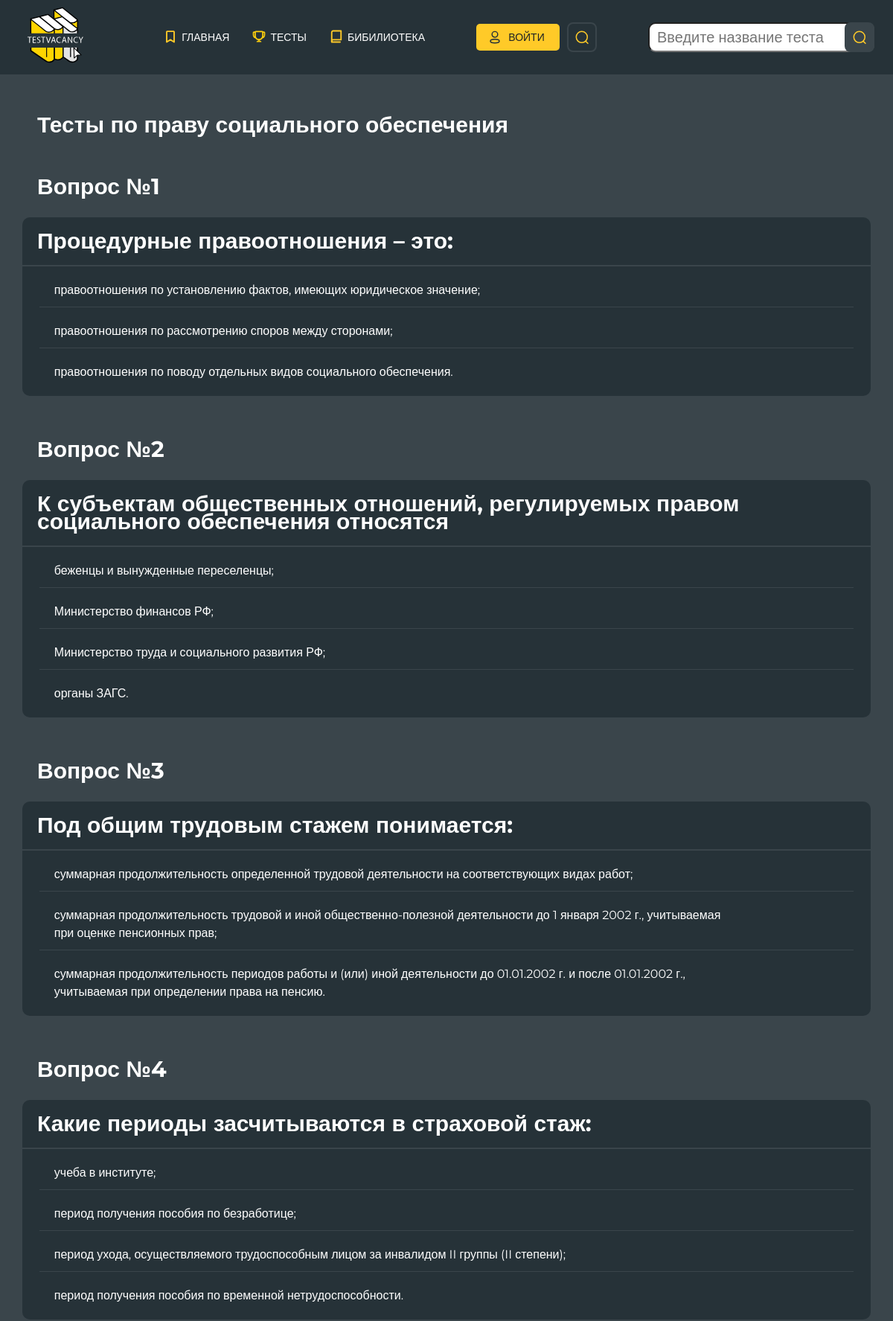
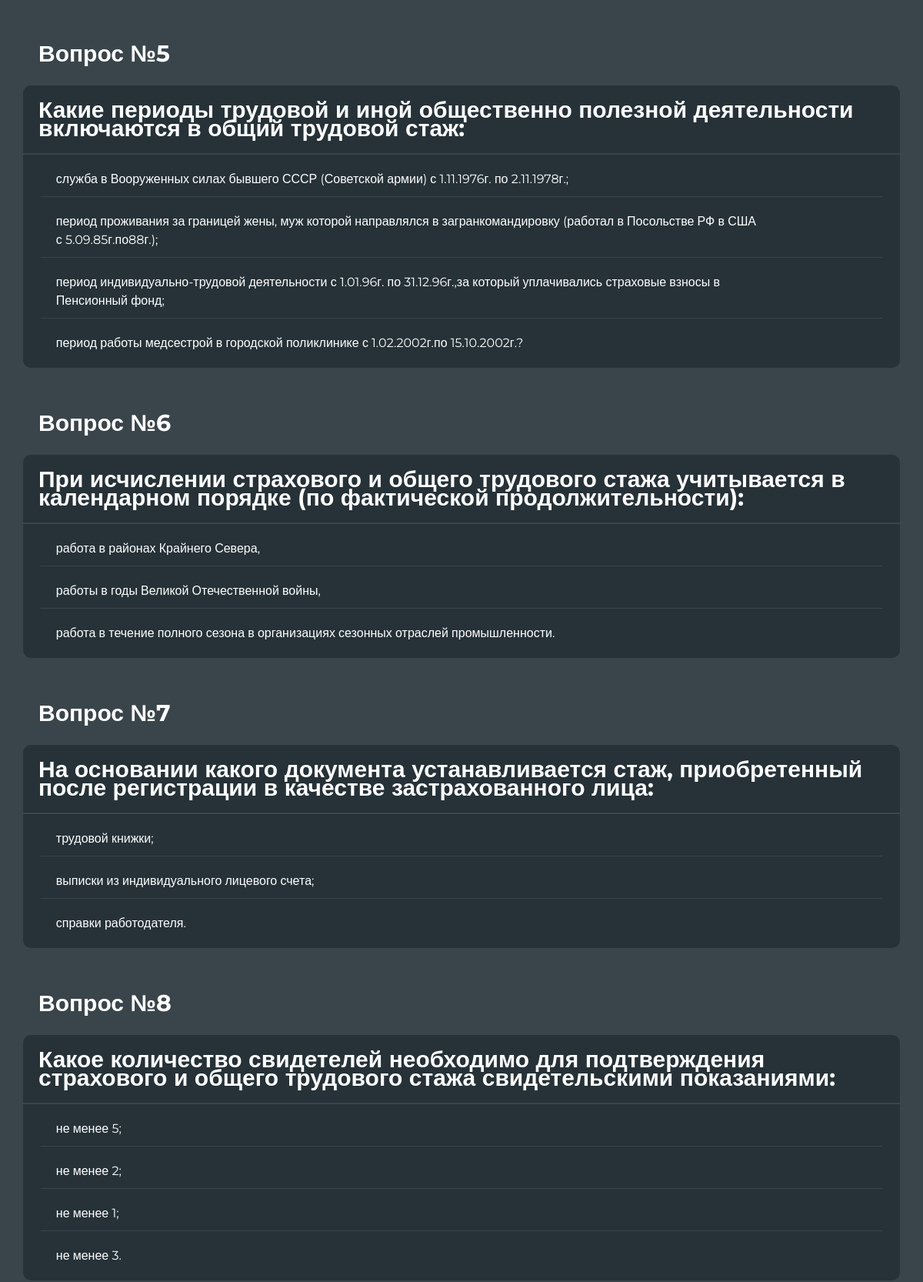
The page /testquestion/12/ (upper part) on the database its author committed (2 pictures, top to bottom).
### tests/models.py (models this page shows, shortened)
class Tests(models.Model):
    NOT_MODERATE = 'NM'
    ON_MODERATING = 'OM'
    MODERATED ='MO'
    REFUSED='RE'
    ORDER_STATUS_CHOICES = (
        (ON_MODERATING, 'На проверке'),
        ( NOT_MODERATE, 'Не проверено'),
        (MODERATED, 'Проверено'),
        (REFUSED, 'Отказано в публикации'),
    )
    creator=models.ForeignKey(settings.AUTH_USER_MODEL, on_delete=models.CASCADE)
    name = models.CharField(max_length=100, verbose_name='Название теста')
    theme_id = models.ForeignKey(ThemeOfTests, on_delete=models.CASCADE, verbose_name='тема теста')
    date = models.DateTimeField(auto_now_add=True, verbose_name='дата создания')
    moderate=models.CharField(verbose_name='статус', max_length=20, choices=ORDER_STATUS_CHOICES, default=NOT_MODERATE)
    image=models.ImageField(upload_to='tests_images/', blank=True)
    test_rait=models.DecimalField(max_digits=5 ,decimal_places=2, default=0)
    visited=models.IntegerField(default=0)
    description=models.TextField(blank=True)
    questionsNum=models.IntegerField(default=0)
    class Meta:
        verbose_name = 'Тест'
        verbose_name_plural = 'Тесты'

class TestQuestions(models.Model):
    name = models.CharField(max_length=600, verbose_name='')
    for_test=models.ForeignKey('Tests', verbose_name='Вопрос для теста', on_delete=models.CASCADE)
    class Meta:
        verbose_name = 'Вопрос'
        verbose_name_plural = 'Вопросы'

class Answers(models.Model):
    name = models.CharField(max_length=600, verbose_name='')
    answer_is_true = models.BooleanField(default=False, verbose_name='Верный ответ')
    for_question = models.ForeignKey(TestQuestions, on_delete=models.CASCADE)
    class Meta:
        verbose_name = 'ответ'
        verbose_name_plural = 'Ответы'

### tests/views.py (the view)
# urls.py: path('testquestion/<int:pk>/', tests_questions, name='test_questions'),
def tests_questions(request, pk):
    test = get_object_or_404(Tests, pk=pk)
    context = {
        'test': test,
    }
    questions = TestQuestions.objects.filter(for_test=pk)
    if questions:
        context['questions'] = questions
    else:
        HttpResponseRedirect(reverse('tests:main'))
    answ = []
    for item in questions:
        answ.append(item.pk)
    answers = Answers.objects.filter(for_question__in=answ)
    if answers:
        context.update({'answers': answers})
    return render(request, 'tests/test_detail.html', context)

### tests/templates/tests/test_detail.html (shortened to what this page needs)
{% extends 'tests/base.html'%}
{% block content%}
        <section class="test__section ">
            <div class="user__container test__container">
                <h1 class="test__title">{{test.name}}</h1>
{%for question in questions%}
 <h2 class="test__title">Вопрос №{{ forloop.counter}} </h2>
                <div class="test__wrapper">
                    <p class="test__question">{{question.name}}</p>
                      {%for answer in answers%}
                    {%if answer.for_question_id == question.pk%}
                    <div class="answer__wrapper">
                        <p class="answer__text">{{answer.name}}</p>
                    </div>
{%endif%}
{%endfor%}
                </div>
             {%endfor%}
            </div>
        </section>
{% endblock %}

### media/css/style.css (style rules this page uses)
html { box-sizing: border-box; height: 100%; }
*, *::before, *::after { box-sizing: inherit; }
p { margin: 0; }
h1, h2, h3, h4, h5, h6 { margin: 0; }
body { color: #ffffff; font-size: 20px; line-height: 24px; font-weight: 400; overflow-x: hidden; min-width: 320px; background-color: #3a454b; margin: 0 0; height: 100%; }
.user__container { max-width: 1140px; margin-right: auto; margin-left: auto; }
.test__wrapper { width: 100%; background-color: #263238; min-height: 120px; border-radius: 10px; margin-bottom: 30px; }
.test__title { font-family: 'Montserrat', sans-serif; font-size: 30px; overflow-wrap: break-word; line-height: 43px; font-weight: 700; padding-bottom: 20px; padding-left: 20px; padding-top: 20px; padding-right: 20px; }
.answer__wrapper { display: flex; padding: 20px 20px 10px 20px; align-items: center; border-bottom: 1px solid #3a454b; width: 96%; margin: auto; }
.answer__wrapper:last-child { border: none; }
.answer__wrapper:last-child { padding-bottom: 20px; }
.answer__text { width: 92%; padding-right: 50px; font-family: 'Montserrat', sans-serif; font-size: 16px; font-weight: 400; }
.test__question { padding: 20px; font-family: 'Montserrat', sans-serif; font-size: 30px; font-weight: 700; padding-bottom: 20px; border-bottom: 2px solid #3a454b; }
.test__section { padding-bottom: 290px; }

### rows shown on the page
Tests: name "Тесты по праву социального обеспечения"
TestQuestions: name "Процедурные правоотношения – это:"
Answers: name "правоотношения по установлению фактов, имеющих юридическое значение;"
Answers: name "правоотношения по рассмотрению споров между сторонами;"
Answers: name "правоотношения по поводу отдельных видов социального обеспечения."
TestQuestions: name "К субъектам общественных отношений, регулируемых правом социального обеспечения относятся"
Answers: name "беженцы и вынужденные переселенцы;"
Answers: name "Министерство финансов РФ;"
Answers: name "Министерство труда и социального развития РФ;"
Answers: name "органы ЗАГС."
TestQuestions: name "Под общим трудовым стажем понимается:"
Answers: name "суммарная продолжительность определенной трудовой деятельности на соответствующих видах работ;"
Answers: name "суммарная продолжительность трудовой и иной общественно-полезной деятельности до 1 января 2002 г., учитываемая при оценке пенсионных прав;"
Answers: name "суммарная продолжительность периодов работы и (или) иной деятельности до 01.01.2002 г. и после 01.01.2002 г., учитываемая при определении права на пенсию."
TestQuestions: name "Какие периоды засчитываются в страховой стаж:"
Answers: name "учеба в институте;"
Answers: name "период получения пособия по безработице;"
Answers: name "период ухода, осуществляемого трудоспособным лицом за инвалидом II группы (II степени);"
Answers: name "период получения пособия по временной нетрудоспособности."
TestQuestions: name "Какие периоды трудовой и иной общественно полезной деятельности включаются в общий трудовой стаж:"
Answers: name "служба в Вооруженных силах бывшего СССР (Советской армии) с 1.11.1976г. по 2.11.1978г.;"
Answers: name "период проживания за границей жены, муж которой направлялся в загранкомандировку (работал в Посольстве РФ в США с 5.09.85г.по88г.);"
Answers: name "период индивидуально-трудовой деятельности с 1.01.96г. по 31.12.96г.,за который уплачивались страховые взносы в Пенсионный фонд;"
Answers: name "период работы медсестрой в городской поликлинике с 1.02.2002г.по 15.10.2002г.?"
TestQuestions: name "При исчислении страхового и общего трудового стажа учитывается в календарном порядке (по фактической продолжительности):"
Answers: name "работа в районах Крайнего Севера,"
Answers: name "работы в годы Великой Отечественной войны,"
Answers: name "работа в течение полного сезона в организациях сезонных отрас­лей промышленности."
TestQuestions: name "На основании какого документа устанавливается стаж, приобретенный после регистрации в качестве застрахованного лица:"
Answers: name "трудовой книжки;"
Answers: name "выписки из индивидуального лицевого счета;"
Answers: name "справки работодателя."
TestQuestions: name "Какое количество свидетелей необходимо для подтверждения страхового и общего трудового стажа свидетельскими показаниями:"
Answers: name "не менее 5;"
Answers: name "не менее 2;"
Answers: name "не менее 1;"
Answers: name "не менее 3."
